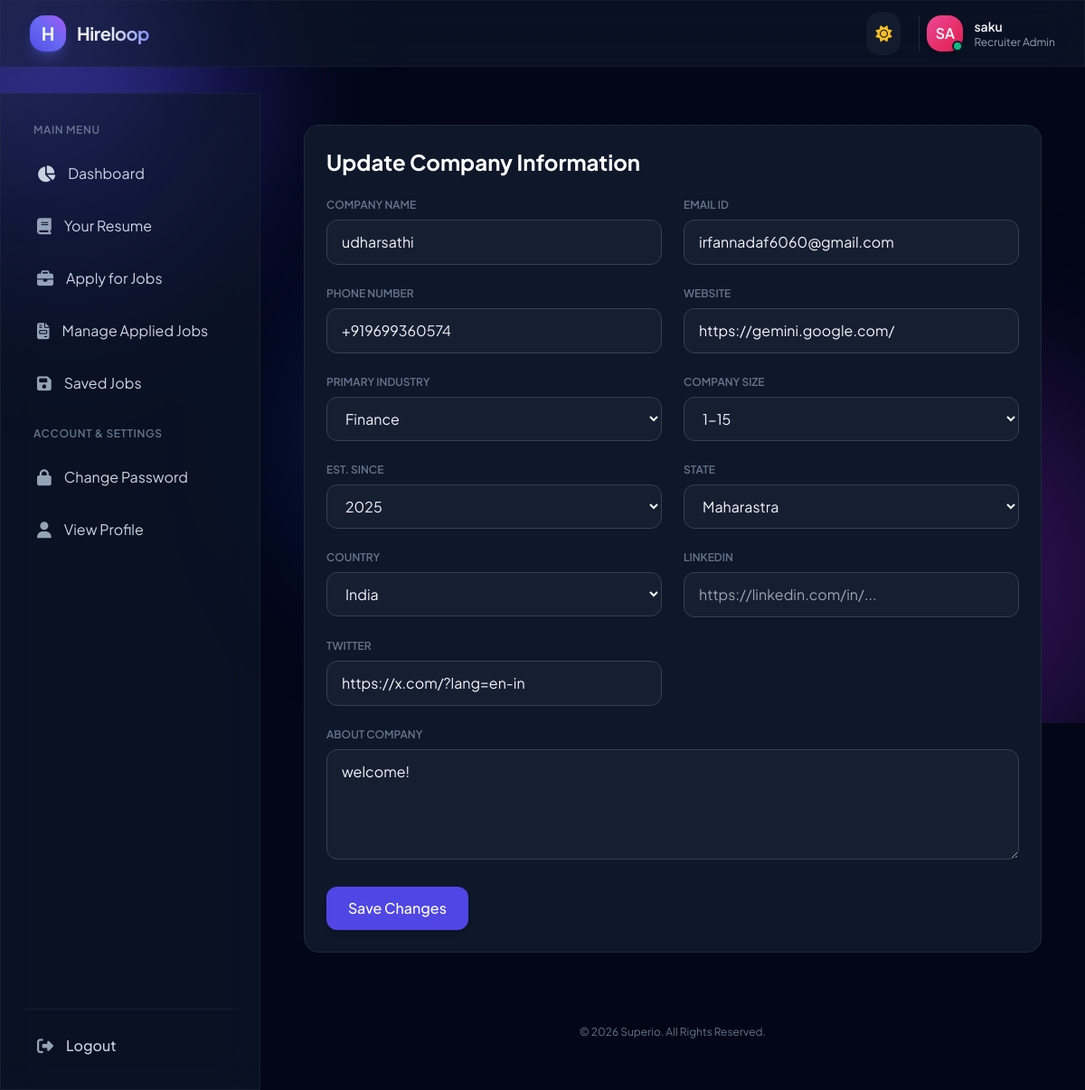
/company/update-company/4/ (signed in), run on the app's committed database.
### accounts/models.py (models this page shows)
class User(AbstractUser):
    email =  models.EmailField(unique= True ,null=False  )
    has_company = models.BooleanField(default = False)
    has_resume = models.BooleanField(default= False)
    is_recruiter = models.BooleanField(default= False)
    is_candidate = models.BooleanField(default= False)

### company/models.py (models this page shows, shortened)
class Company(models.Model):
    STATE_CHOICES = (
        ('Maharastra', 'Maharastra'),
        ('Karnataka', 'Karnataka'),
    )
    COUNTRY_CHOICES = (
        ('India', 'India'),
    )
    INDUSTRY_CHOICES = (
        ('Software', 'Software'),
        ('Finance', 'Finance'),
        ('Education', 'Education'),
    )
    SIZE_CHOICES = (
        ('1-15', '1-15'),
        ('15-40', '15-40'),
        ('40-70', '40-70'),
        ('70-100', '70-100'),
    )
    user = models.OneToOneField(User, on_delete=models.CASCADE)
    name = models.CharField(max_length=100)
    state = models.CharField(max_length=100, choices=STATE_CHOICES)
    country = models.CharField(max_length=100, choices=COUNTRY_CHOICES)
    primary_industry = models.CharField(max_length=100, choices=INDUSTRY_CHOICES)
    phone_number = models.CharField(max_length=20)
    email_address = models.EmailField(max_length=250)
    website = models.URLField(max_length=200, blank=True, null=True)
    company_size = models.CharField(max_length=20, choices=SIZE_CHOICES)
    founded_in = models.PositiveIntegerField()
    linkedin = models.URLField(max_length=200, blank=True, null=True)
    twitter = models.URLField(max_length=200, blank=True, null=True)
    about_company = models.TextField()

### company/views.py (the view)
# urls.py: path('update-company/<int:pk>/' , update_company , name= "update-company"),
def update_company(request, pk):
    company = get_object_or_404(Company, pk=pk)
    if request.method == 'POST':
        form = UpdateCompanyForm(request.POST, request.FILES, instance=company)
        if form.is_valid():
            form.save()
            messages.success(request, "Company information updated successfully!")
            return redirect('update-company', pk=company.pk)
        else:
            print("UPDATE FORM ERRORS:", form.errors)
            messages.error(request, "Please correct the errors in the form.")
    else:
        form = UpdateCompanyForm(instance=company)
    context = {
        'form': form,
        'company': company
    }
    return render(request, 'company/update_company.html', context)

### company/forms.py
class UpdateCompanyForm(forms.ModelForm):
    founded_in = forms.ChoiceField(choices=possible_years(datetime.now().year, 1990))
    class Meta:
        model = Company
        fields = [
            'name', 'email_address', 'phone_number', 'website',
            'primary_industry', 'company_size', 'founded_in',
            'state', 'country', 'linkedin', 'twitter', 'about_company'
        ]

### templates/company/update_company.html (shortened to what this page needs)
{% extends "base.html" %}
{% load widget_tweaks %}
{% block content %}
<div class="max-w-4xl mx-auto py-8 px-4">
  <div class="bg-white dark:bg-slate-900 rounded-2xl p-6 shadow-sm border border-slate-100 dark:border-slate-800">
    <h2 class="text-2xl font-bold text-slate-800 dark:text-white mb-6">Update Company Information</h2>
    <form method="POST" enctype="multipart/form-data" class="space-y-6">
      <div class="grid grid-cols-1 md:grid-cols-2 gap-6">
        <div>
          <label class="block text-xs font-semibold text-slate-500 uppercase mb-2">Company Name</label>
          {% render_field form.name class="w-full px-4 py-3 rounded-xl bg-slate-50 dark:bg-slate-800/50 border border-slate-200 dark:border-slate-700 focus:ring-2 focus:ring-indigo-500 outline-none" %}
        </div>
        <div>
          <label class="block text-xs font-semibold text-slate-500 uppercase mb-2">Email ID</label>
          {% render_field form.email_address class="w-full px-4 py-3 rounded-xl bg-slate-50 dark:bg-slate-800/50 border border-slate-200 dark:border-slate-700 focus:ring-2 focus:ring-indigo-500 outline-none" %}
        </div>
        <div>
          <label class="block text-xs font-semibold text-slate-500 uppercase mb-2">Phone Number</label>
          {% render_field form.phone_number class="w-full px-4 py-3 rounded-xl bg-slate-50 dark:bg-slate-800/50 border border-slate-200 dark:border-slate-700 focus:ring-2 focus:ring-indigo-500 outline-none" %}
        </div>
        <div>
          <label class="block text-xs font-semibold text-slate-500 uppercase mb-2">Website</label>
          {% render_field form.website class="w-full px-4 py-3 rounded-xl bg-slate-50 dark:bg-slate-800/50 border border-slate-200 dark:border-slate-700 focus:ring-2 focus:ring-indigo-500 outline-none" placeholder="https://example.com" %}
        </div>
        <div>
          <label class="block text-xs font-semibold text-slate-500 uppercase mb-2">Primary Industry</label>
          {% render_field form.primary_industry class="w-full px-4 py-3 rounded-xl bg-slate-50 dark:bg-slate-800/50 border border-slate-200 dark:border-slate-700 focus:ring-2 focus:ring-indigo-500 outline-none" %}
        </div>
        <div>
          <label class="block text-xs font-semibold text-slate-500 uppercase mb-2">Company Size</label>
          {% render_field form.company_size class="w-full px-4 py-3 rounded-xl bg-slate-50 dark:bg-slate-800/50 border border-slate-200 dark:border-slate-700 focus:ring-2 focus:ring-indigo-500 outline-none" %}
        </div>
        <div>
          <label class="block text-xs font-semibold text-slate-500 uppercase mb-2">Est. Since</label>
          {% render_field form.founded_in class="w-full px-4 py-3 rounded-xl bg-slate-50 dark:bg-slate-800/50 border border-slate-200 dark:border-slate-700 focus:ring-2 focus:ring-indigo-500 outline-none" %}
        </div>
        <div>
          <label class="block text-xs font-semibold text-slate-500 uppercase mb-2">State</label>
          {% render_field form.state class="w-full px-4 py-3 rounded-xl bg-slate-50 dark:bg-slate-800/50 border border-slate-200 dark:border-slate-700 focus:ring-2 focus:ring-indigo-500 outline-none" %}
        </div>
        <div>
          <label class="block text-xs font-semibold text-slate-500 uppercase mb-2">Country</label>
          {% render_field form.country class="w-full px-4 py-3 rounded-xl bg-slate-50 dark:bg-slate-800/50 border border-slate-200 dark:border-slate-700 focus:ring-2 focus:ring-indigo-500 outline-none" %}
        </div>
        <div>
          <label class="block text-xs font-semibold text-slate-500 uppercase mb-2">LinkedIn</label>
          {% render_field form.linkedin class="w-full px-4 py-3 rounded-xl bg-slate-50 dark:bg-slate-800/50 border border-slate-200 dark:border-slate-700 focus:ring-2 focus:ring-indigo-500 outline-none" placeholder="https://linkedin.com/in/..." %}
        </div>
        <div>
          <label class="block text-xs font-semibold text-slate-500 uppercase mb-2">Twitter</label>
          {% render_field form.twitter class="w-full px-4 py-3 rounded-xl bg-slate-50 dark:bg-slate-800/50 border border-slate-200 dark:border-slate-700 focus:ring-2 focus:ring-indigo-500 outline-none" placeholder="https://twitter.com/..." %}
        </div>
      </div>
      <div>
        <label class="block text-xs font-semibold text-slate-500 uppercase mb-2">About Company</label>
        {% render_field form.about_company rows="4" class="w-full px-4 py-3 rounded-xl bg-slate-50 dark:bg-slate-800/50 border border-slate-200 dark:border-slate-700 focus:ring-2 focus:ring-indigo-500 outline-none" %}
      </div>
      <button type="submit" class="px-6 py-3 bg-indigo-600 hover:bg-indigo-700 text-white font-medium rounded-xl shadow-md transition-all">
        Save Changes
      </button>
    </form>
  </div>
</div>
{% endblock %}

### templates/base.html (shortened to what this page needs)
<!doctype html>
<html lang="en" class="dark">
  <head>
    <script src="https://cdn.tailwindcss.com"></script>
    <link
      rel="stylesheet"
      href="https://cdnjs.cloudflare.com/ajax/libs/font-awesome/6.4.0/css/all.min.css"
    />
  </head>
  <body
    class="bg-slate-50 dark:bg-slate-950 text-slate-800 dark:text-slate-100 transition-colors duration-500 min-h-screen flex flex-col"
  >
    <div class="bg-mesh">
      <div
        class="blob w-96 h-96 bg-indigo-400 dark:bg-indigo-600 top-[-10%] left-[-10%]"
      ></div>
    </div>
    <div
      id="cursor-glow"
      class="pointer-events-none fixed top-0 left-0 w-80 h-80 bg-indigo-500/15 dark:bg-indigo-400/10 rounded-full blur-3xl -translate-x-1/2 -translate-y-1/2 transition-opacity duration-300 z-50"
    ></div>
    <header
      class="sticky top-0 z-40 w-full glass-card border-b border-slate-200/50 dark:border-slate-800/50 px-4 lg:px-8 py-3 flex items-center justify-between"
    >
      <div class="flex items-center gap-4">
        <a href="{% url 'dashboard' %}" class="flex items-center gap-3">
          <div
            class="w-10 h-10 rounded-2xl bg-gradient-to-tr from-indigo-600 via-indigo-500 to-purple-500 flex items-center justify-center text-white font-bold text-xl shadow-lg shadow-indigo-500/30 transform hover:scale-105 transition-transform duration-300"
          >
            H
          </div>
          <span
            class="text-xl font-bold bg-clip-text text-transparent bg-gradient-to-r from-slate-900 via-indigo-950 to-indigo-600 dark:from-white dark:via-slate-200 dark:to-indigo-400 tracking-tight"
          >
          </span>
        </a>
      </div>
      <div class="flex items-center gap-3 md:gap-5">
        <button
          id="theme-toggle"
          class="p-2.5 rounded-2xl bg-slate-200/50 dark:bg-slate-800/50 hover:bg-slate-300/50 dark:hover:bg-slate-700/50 text-slate-700 dark:text-slate-200 transition-all duration-300 active:scale-90"
        >
          <i
            class="fa-solid fa-sun hidden dark:block text-lg text-amber-400"
          ></i>
        </button>
        <div
          class="flex items-center gap-3 pl-2 border-l border-slate-200 dark:border-slate-800"
        >
          <div class="relative">
            <div
              class="w-10 h-10 rounded-2xl bg-gradient-to-br from-pink-500 to-rose-600 flex items-center justify-center text-white font-semibold shadow-md"
            >
              {{ request.user.username|slice:":2"|upper|default:"UK" }}
            </div>
            <span
              class="absolute bottom-0 right-0 w-3 h-3 bg-emerald-500 border-2 border-white dark:border-slate-900 rounded-full"
            ></span>
          </div>
          <div class="hidden md:block text-left">
            <div
              class="text-sm font-semibold text-slate-800 dark:text-slate-100 flex items-center gap-1.5"
            >
              {{request.user.first_name|default:request.user.last_name|default:"username"}}
            </div>
            <div class="text-xs text-slate-500 dark:text-slate-400">
              Recruiter Admin
            </div>
          </div>
        </div>
      </div>
    </header>
    <div class="flex flex-1 relative">
      <aside class="w-72 glass-card border-r border-slate-200/60 dark:border-slate-800/60 p-6 flex flex-col justify-between hidden lg:flex shrink-0 sticky top-[103px] h-[calc(100vh-103px)]">
    <nav class="space-y-1.5">
        <div class="px-3 py-2 text-xs font-semibold text-slate-400 dark:text-slate-500 uppercase tracking-wider">
            Main Menu
        </div>
        <a href="{% url 'dashboard' %}"
           class="flex items-center gap-3.5 px-4 py-3 rounded-2xl transition-all {% if request.resolver_match.url_name == 'dashboard' %}bg-indigo-600 text-white font-medium shadow-md shadow-indigo-500/20{% else %}text-slate-600 dark:text-slate-300 hover:bg-slate-100 dark:hover:bg-slate-800/60{% endif %}">
            <i class="fa-solid fa-chart-pie text-lg"></i>
            <span>Dashboard</span>
        </a>
        {% if request.user.is_candidate %}
            {% if request.user.has_resume %}
                 <a href="{% url "resume-details" request.user.resume.pk %}"
                   class="flex items-center gap-3.5 px-4 py-3 rounded-2xl text-slate-600 dark:text-slate-300 hover:bg-slate-100 dark:hover:bg-slate-800/60 transition-all group">
                    <i class="fa-solid fa-book text-lg text-slate-400 group-hover:text-indigo-500 transition-colors"></i>
                    <span>Your Resume</span>
                </a>
                <a href="{% url "available_jobs" %}"
                   class="flex items-center gap-3.5 px-4 py-3 rounded-2xl text-slate-600 dark:text-slate-300 hover:bg-slate-100 dark:hover:bg-slate-800/60 transition-all group">
                    <i class="fa-solid fa-briefcase text-lg text-slate-400 group-hover:text-indigo-500 transition-colors"></i>
                    <span>Apply for Jobs</span>
                </a>
                <a href="{% url "manage_applied_jobs" %}"
                   class="flex items-center gap-3.5 px-4 py-3 rounded-2xl text-slate-600 dark:text-slate-300 hover:bg-slate-100 dark:hover:bg-slate-800/60 transition-all group">
                    <i class="fa-solid fa-file-invoice text-lg text-slate-400 group-hover:text-indigo-500 transition-colors"></i>
                    <span>Manage Applied Jobs</span>
                </a>
                 <a href="{% url "all_saved_jobs" %}"
                   class="flex items-center gap-3.5 px-4 py-3 rounded-2xl text-slate-600 dark:text-slate-300 hover:bg-slate-100 dark:hover:bg-slate-800/60 transition-all group">
                    <i class="fa-solid fa-save text-lg text-slate-400 group-hover:text-indigo-500 transition-colors"></i>
                    <span>Saved Jobs</span>
                </a>
            {% endif %}
        {% endif %}
        <div class="pt-4 px-3 py-2 text-xs font-semibold text-slate-400 dark:text-slate-500 uppercase tracking-wider">
            Account & Settings
        </div>
        <a href="{% url 'change_password' %}"
           class="flex items-center gap-3.5 px-4 py-3 rounded-2xl text-slate-600 dark:text-slate-300 hover:bg-slate-100 dark:hover:bg-slate-800/60 transition-all group">
            <i class="fa-solid fa-lock text-lg text-slate-400 group-hover:text-indigo-500 transition-colors"></i>
            <span>Change Password</span>
        </a>
        <a href="{% url 'update-profile' request.user.pk %}"
           class="flex items-center gap-3.5 px-4 py-3 rounded-2xl text-slate-600 dark:text-slate-300 hover:bg-slate-100 dark:hover:bg-slate-800/60 transition-all group">
            <i class="fa-solid fa-user text-lg text-slate-400 group-hover:text-indigo-500 transition-colors"></i>
            <span>View Profile</span>
        </a>
    </nav>
    <div class="pt-4 border-t border-slate-200/60 dark:border-slate-800/60 space-y-1">
        <a href="{% url 'logout' %}"
           class="flex items-center gap-3.5 px-4 py-2.5 rounded-2xl text-slate-600 dark:text-slate-300 hover:bg-slate-200/50 dark:hover:bg-slate-800/50 transition-all font-medium">
            <i class="fa-solid fa-right-from-bracket text-lg text-slate-400"></i>
            <span>Logout</span>
        </a>
    </div>
  </aside>
      <main class="flex-1 p-4 lg:p-8 max-w-7xl mx-auto w-full space-y-6">
        {% block content %}{% endblock %}
        <footer
          class="text-center py-6 text-xs text-slate-400 dark:text-slate-500"
        >
          &copy; 2026 Superio. All Rights Reserved.
        </footer>
      </main>
    </div>
  </body>
</html>

### templates/base.html (style rules this page uses)
body { font-family: "Plus Jakarta Sans", -apple-system, BlinkMacSystemFont, sans-serif; overflow-x: hidden; }
.glass-card { background: rgba(255, 255, 255, 0.7); backdrop-filter: blur(20px); -webkit-backdrop-filter: blur(20px); border: 1px solid rgba(255, 255, 255, 0.5); transition: all 0.4s cubic-bezier(0.16, 1, 0.3, 1); }
.dark .glass-card { background: rgba(15, 23, 42, 0.65); backdrop-filter: blur(24px); -webkit-backdrop-filter: blur(24px); border: 1px solid rgba(255, 255, 255, 0.08); }
.bg-mesh { position: fixed; top: 0; left: 0; width: 100vw; height: 100vh; z-index: -1; pointer-events: none; overflow: hidden; }
.blob { position: absolute; border-radius: 50%; filter: blur(90px); opacity: 0.5; animation: float 18s infinite ease-in-out alternate; }

### data on the page
User: user.username "SA", user.first_name "saku"
Company: name "udharsathi", email_address "irfannadaf6060@gmail.com", phone_number "+919699360574", website "https://gemini.google.com/", primary_industry "Finance", company_size "1-15", founded_in "2025", state "Maharastra", country "India", twitter "https://x.com/?lang=en-in", about_company "welcome!"
